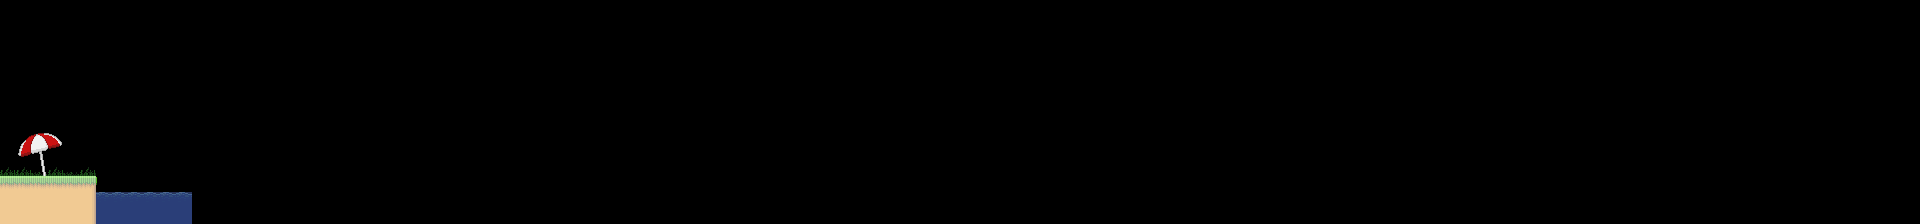

The image is a tile-based game level rendered from a .tmx file. Its description and source (layers, tilesets, objects; grid data summarised) follow:
An orthogonal 120x14 tile map with 16x16 px tiles, 12 tile layers (Back1, Grass, Back2, Back3, ...), 3 tilesets and 1 object.

<map version="1.4" tiledversion="1.4.2" orientation="orthogonal" renderorder="right-down" width="120" height="14" tilewidth="16" tileheight="16" infinite="0" nextlayerid="20" nextobjectid="217">
 <properties>
  <property name="background_back" value="bg1_back" />
  <property name="background_front" value="bg1_front" />
 </properties>
 <tileset firstgid="1" name="blocks" tilewidth="16" tileheight="16" tilecount="16" columns="4">
  <image source="../blocks.png" width="64" height="64" />
  <tile id="0">
   <properties>
    <property name="block" value="" />
   </properties>
  </tile>
  <tile id="1">
   <properties>
    <property name="top_block" value="" />
   </properties>
  </tile>
  <tile id="2">
   <properties>
    <property name="slider" value="" />
   </properties>
  </tile>
  <tile id="3">
   <properties>
    <property name="top_slider" value="" />
   </properties>
  </tile>
  <tile id="4">
   <properties>
    <property name="water" value="" />
   </properties>
  </tile>
  <tile id="5">
   <properties>
    <property name="spike" value="" />
   </properties>
  </tile>
  <tile id="6">
   <properties>
    <property name="poison" value="" />
   </properties>
  </tile>
  <tile id="7">
   <properties>
    <property name="death" value="" />
   </properties>
  </tile>
  <tile id="8">
   <properties>
    <property name="block" value="" />
    <property name="climb" value="" />
   </properties>
  </tile>
 </tileset>
 <tileset firstgid="17" name="tileset" tilewidth="16" tileheight="16" spacing="2" margin="1" tilecount="784" columns="28">
  <image source="../tileset1.png" width="512" height="512" />
  <tile id="169">
   <animation>
    <frame tileid="169" duration="100" />
    <frame tileid="170" duration="100" />
    <frame tileid="171" duration="100" />
    <frame tileid="172" duration="100" />
    <frame tileid="173" duration="100" />
   </animation>
  </tile>
 </tileset>
 <tileset firstgid="801" name="objects" tilewidth="49" tileheight="32" tilecount="19" columns="0">
  <grid orientation="orthogonal" width="32" height="32" />
  <tile id="0">
   <properties>
    <property name="type" value="player" />
   </properties>
   <image width="32" height="32" source="../objects/player.png" />
  </tile>
  <tile id="1">
   <properties>
    <property name="direction" value="left" />
    <property name="group" value="" />
    <property name="speed" type="float" value="28" />
    <property name="type" value="crab" />
    <property name="watch_edge" type="bool" value="true" />
   </properties>
   <image width="32" height="17" source="../objects/crab.png" />
  </tile>
  <tile id="2">
   <properties>
    <property name="gravity" type="float" value="-700" />
    <property name="group" value="" />
    <property name="start_speed" type="float" value="420" />
    <property name="type" value="piranha" />
    <property name="wait" type="float" value="1" />
   </properties>
   <image width="22" height="30" source="../objects/piranha.png" />
  </tile>
  <tile id="3">
   <properties>
    <property name="group" value="" />
    <property name="move_type" value="fc" />
    <property name="path" value="" />
    <property name="slowing" type="bool" value="true" />
    <property name="speed" type="float" value="60" />
    <property name="start_index" type="int" value="0" />
    <property name="type" value="watermine" />
    <property name="wait_time" type="float" value="0" />
   </properties>
   <image width="32" height="32" source="../objects/watermine.png" />
  </tile>
  <tile id="4">
   <properties>
    <property name="item" value="" />
    <property name="type" value="box" />
   </properties>
   <image width="16" height="16" source="../objects/box.png" />
  </tile>
  <tile id="5">
   <properties>
    <property name="type" value="floppy" />
   </properties>
   <image width="16" height="16" source="../objects/floppy.png" />
  </tile>
  <tile id="6">
   <properties>
    <property name="type" value="lollipop" />
   </properties>
   <image width="16" height="16" source="../objects/lollipop.png" />
  </tile>
  <tile id="7">
   <properties>
    <property name="type" value="tequila" />
   </properties>
   <image width="16" height="16" source="../objects/tequila.png" />
  </tile>
  <tile id="8">
   <properties>
    <property name="group" value="" />
    <property name="move_type" value="fc" />
    <property name="offset" type="int" value="0" />
    <property name="path" value="" />
    <property name="slowing" type="bool" value="true" />
    <property name="speed" type="float" value="0" />
    <property name="sprite" value="platform1" />
    <property name="start_index" type="int" value="0" />
    <property name="type" value="platform" />
    <property name="wait_time" type="float" value="0" />
   </properties>
   <image width="31" height="8" source="../objects/platform1.png" />
  </tile>
  <tile id="9">
   <properties>
    <property name="delay" type="float" value="0.33" />
    <property name="distance" type="float" value="64" />
    <property name="group" value="" />
    <property name="type" value="coconut" />
   </properties>
   <image width="12" height="17" source="../objects/coconut.png" />
  </tile>
  <tile id="10">
   <properties>
    <property name="type" value="spike" />
   </properties>
   <image width="16" height="12" source="../objects/spike.png" />
  </tile>
  <tile id="11">
   <properties>
    <property name="type" value="falling_platform" />
   </properties>
   <image width="16" height="8" source="../objects/falling_floor1.png" />
  </tile>
  <tile id="12">
   <properties>
    <property name="direction" value="left" />
    <property name="group" value="" />
    <property name="speed" type="float" value="20" />
    <property name="type" value="hedgehog" />
    <property name="watch_edge" type="bool" value="true" />
   </properties>
   <image width="25" height="14" source="../objects/hedgehog.png" />
  </tile>
  <tile id="13">
   <properties>
    <property name="type" value="dplatform" />
   </properties>
   <image width="16" height="16" source="../objects/dplatform.png" />
  </tile>
  <tile id="14">
   <properties>
    <property name="direction" value="left" />
    <property name="forward_speed" type="float" value="100" />
    <property name="group" value="" />
    <property name="jump_speed" type="float" value="200" />
    <property name="type" value="frog" />
    <property name="wait" type="float" value="0.6" />
   </properties>
   <image width="22" height="15" source="../objects/frog.png" />
  </tile>
  <tile id="15">
   <properties>
    <property name="type" value="tram" />
   </properties>
   <image width="24" height="17" source="../objects/tram.png" />
  </tile>
  <tile id="17">
   <properties>
    <property name="jump_speed" type="float" value="600" />
    <property name="type" value="springboard" />
   </properties>
   <image width="20" height="13" source="../objects/springboard.png" />
  </tile>
  <tile id="18">
   <properties>
    <property name="move_type" value="fc" />
    <property name="path" value="" />
    <property name="slowing" type="bool" value="true" />
    <property name="speed" type="float" value="60" />
    <property name="sprite" value="movable1" />
    <property name="start" type="bool" value="false" />
    <property name="start_index" type="int" value="0" />
    <property name="type" value="movable" />
    <property name="wait_time" type="float" value="0" />
   </properties>
   <image width="49" height="16" source="../objects/movable1.png" />
  </tile>
  <tile id="19">
   <properties>
    <property name="inverse" type="bool" value="false" />
    <property name="names" value="" />
    <property name="repeat_time" type="float" value="0" />
    <property name="type" value="button" />
   </properties>
   <image width="16" height="5" source="../objects/button1.png" />
  </tile>
  <tile id="20">
   <properties>
    <property name="type" value="oxygen" />
   </properties>
   <image width="32" height="32" source="../objects/oxygen.png" />
  </tile>
  <tile id="21">
   <properties>
    <property name="left" type="bool" value="false" />
    <property name="type" value="exit" />
   </properties>
   <image width="16" height="16" source="../objects/exit.png" />
  </tile>
  <tile id="22">
   <properties>
    <property name="cutscene" type="bool" value="false" />
    <property name="once" type="bool" value="false" />
    <property name="path" value="" />
    <property name="type" value="action" />
   </properties>
   <image width="16" height="16" source="../objects/action.png" />
  </tile>
  <tile id="23">
   <properties>
    <property name="names" value="" />
    <property name="type" value="kill_switch" />
   </properties>
   <image width="16" height="16" source="../objects/kill_switch.png" />
  </tile>
  <tile id="24">
   <properties>
    <property name="bottom" value="" />
    <property name="fade" type="bool" value="false" />
    <property name="left" value="" />
    <property name="right" value="" />
    <property name="top" value="" />
    <property name="type" value="camera_limit_trigger" />
   </properties>
   <image width="16" height="16" source="../objects/camera_limit_trigger.png" />
  </tile>
  <tile id="25">
   <properties>
    <property name="type" value="revive" />
   </properties>
   <image width="16" height="16" source="../objects/revive.png" />
  </tile>
  <tile id="26">
   <properties>
    <property name="type" value="target" />
   </properties>
   <image width="16" height="16" source="../objects/target.png" />
  </tile>
  <tile id="27">
    <properties>
      <property name="direction" value="left" />
      <property name="group" value="" />
      <property name="move_type" value="fc" />
      <property name="path" value="" />
      <property name="slowing" type="bool" value="true" />
      <property name="speed" type="float" value="60" />
      <property name="start_index" type="int" value="0" />
      <property name="type" value="purple_piranha" />
      <property name="wait_time" type="float" value="0" />
    </properties>
    <image width="32" height="32" source="../objects/purple_piranha.png" />
  </tile>  
 </tileset>
 <layer id="2" name="Back1" width="120" height="14">
  <data>[1680 cells, 0 non-empty, 0 distinct tile ids]</data>
 </layer>
 <layer id="13" name="Grass" width="120" height="14">
  <data>[1680 cells, 6 non-empty, 2 distinct tile ids]</data>
 </layer>
 <layer id="12" name="Back2" width="120" height="14">
  <data>[1680 cells, 0 non-empty, 0 distinct tile ids]</data>
 </layer>
 <layer id="19" name="Back3" width="120" height="14">
  <data>[1680 cells, 0 non-empty, 0 distinct tile ids]</data>
 </layer>
 <objectgroup id="4" name="Objects">
  <properties>
   <property name="neighbour" value="right" />
   <property name="speed" type="float" value="3" />
  </properties>
  <object id="216" gid="801" x="48" y="176" width="32" height="32" />
 </objectgroup>
 <layer id="6" name="Ground" width="120" height="14">
  <data>[1680 cells, 19 non-empty, 5 distinct tile ids]</data>
 </layer>
 <layer id="10" name="Water" width="120" height="14">
  <data>[1680 cells, 12 non-empty, 2 distinct tile ids]</data>
 </layer>
 <layer id="5" name="Secret" width="120" height="14">
  <properties>
   <property name="secret" value="" />
  </properties>
  <data>[1680 cells, 0 non-empty, 0 distinct tile ids]</data>
 </layer>
 <layer id="11" name="Front1" width="120" height="14">
  <data>[1680 cells, 9 non-empty, 9 distinct tile ids]</data>
 </layer>
 <layer id="7" name="Front2" width="120" height="14">
  <data>[1680 cells, 0 non-empty, 0 distinct tile ids]</data>
 </layer>
 <layer id="3" name="Front3" width="120" height="14">
  <data>[1680 cells, 0 non-empty, 0 distinct tile ids]</data>
 </layer>
 <layer id="14" name="Manual Blocks" width="120" height="14">
  <properties>
   <property name="block" value="" />
  </properties>
  <data>[1680 cells, 0 non-empty, 0 distinct tile ids]</data>
 </layer>
 <layer id="8" name="Blocks" width="120" height="14">
  <properties>
   <property name="block" value="" />
  </properties>
  <data>[1680 cells, 30 non-empty, 2 distinct tile ids]</data>
 </layer>
</map>
